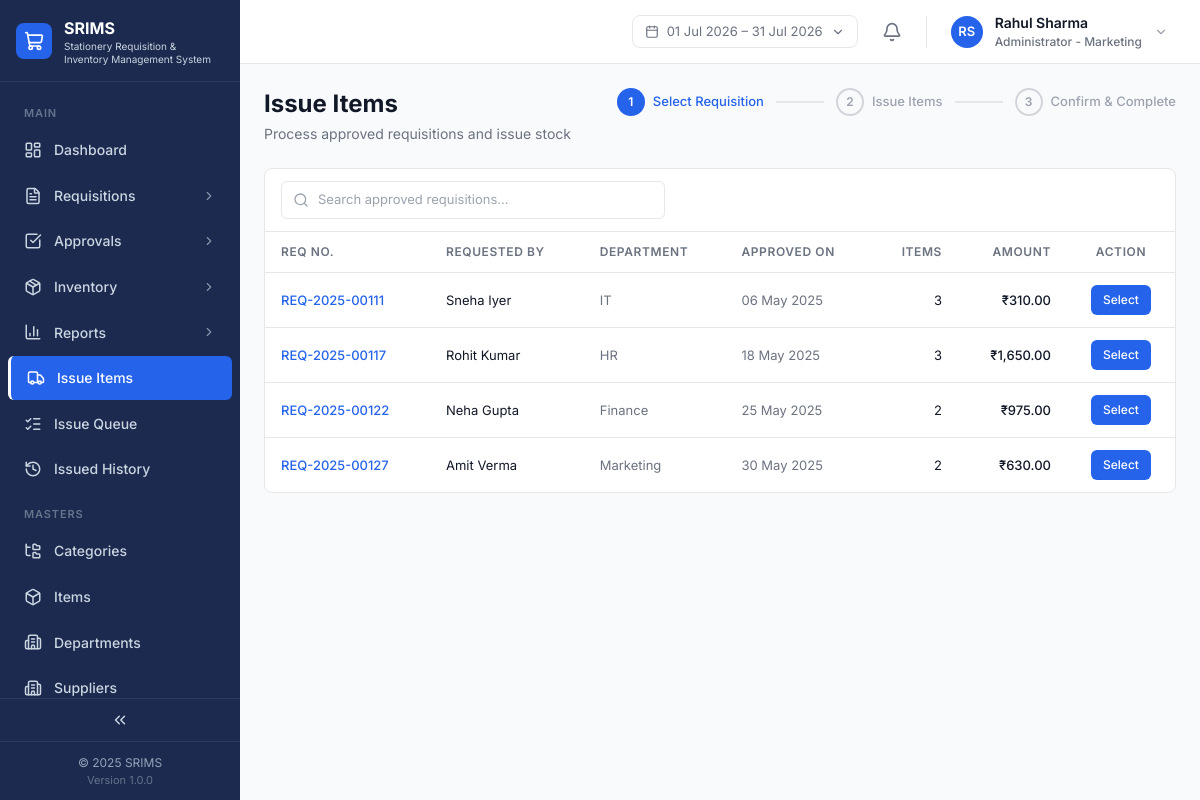
Screenshot of /issue/items.php (signed in) with the database file from the repository.
### tables this page shows
CREATE TABLE IF NOT EXISTS `users` (
  `id` VARCHAR(40) NOT NULL PRIMARY KEY,
  `name` VARCHAR(191) NOT NULL,
  `email` VARCHAR(191) NOT NULL UNIQUE,
  `password_hash` VARCHAR(255) NOT NULL,
  `role` ENUM('ADMIN','USER','APPROVER','INVENTORY_MGR') NOT NULL DEFAULT 'USER',
  `department_id` VARCHAR(40) NOT NULL,
  `approver_id` VARCHAR(40) DEFAULT NULL,
  `is_active` TINYINT(1) NOT NULL DEFAULT 1,
  `avatar_url` LONGTEXT DEFAULT NULL,
  KEY `idx_users_department` (`department_id`),
  CONSTRAINT `fk_users_department` FOREIGN KEY (`department_id`) REFERENCES `departments` (`id`),
  CONSTRAINT `fk_users_approver` FOREIGN KEY (`approver_id`) REFERENCES `users` (`id`)
);

CREATE TABLE IF NOT EXISTS `requisitions` (
  `id` VARCHAR(40) NOT NULL PRIMARY KEY,
  `user_id` VARCHAR(40) NOT NULL,
  `department_id` VARCHAR(40) NOT NULL,
  `status` ENUM('DRAFT','PENDING','APPROVED','REJECTED','ISSUED','PARTIAL') NOT NULL DEFAULT 'DRAFT',
  `purpose` VARCHAR(191) DEFAULT NULL,
  `remarks` TEXT DEFAULT NULL,
  `required_date` DATE DEFAULT NULL,
  `total_amount` DECIMAL(12,2) NOT NULL DEFAULT 0,
  `priority` ENUM('LOW','NORMAL','URGENT') NOT NULL DEFAULT 'NORMAL',
  `created_at` DATETIME NOT NULL DEFAULT CURRENT_TIMESTAMP,
  `updated_at` DATETIME NOT NULL DEFAULT CURRENT_TIMESTAMP ON UPDATE CURRENT_TIMESTAMP,
  `approved_by_id` VARCHAR(40) DEFAULT NULL,
  `approved_at` DATETIME DEFAULT NULL,
  `rejected_reason` TEXT DEFAULT NULL,
  KEY `idx_req_status` (`status`),
  KEY `idx_req_user` (`user_id`),
  KEY `idx_req_department` (`department_id`),
  KEY `idx_req_created` (`created_at`),
  CONSTRAINT `fk_req_user` FOREIGN KEY (`user_id`) REFERENCES `users` (`id`),
  CONSTRAINT `fk_req_department` FOREIGN KEY (`department_id`) REFERENCES `departments` (`id`),
  CONSTRAINT `fk_req_approver` FOREIGN KEY (`approved_by_id`) REFERENCES `users` (`id`)
);

CREATE TABLE IF NOT EXISTS `departments` (
  `id` VARCHAR(40) NOT NULL PRIMARY KEY,
  `name` VARCHAR(191) NOT NULL UNIQUE
);

### includes/functions.php (called while the page is built, shortened)
<?php
function formatCurrency(float $amount): string
{
    $formatted = number_format($amount, 2);
    if (preg_match('/^(-?)(\d+)(\.\d{2})$/', $formatted === '' ? '0.00' : str_replace(',', '', $formatted), $m)) {
        $sign = $m[1];
        $intPart = $m[2];
        $decPart = $m[3];
        if (strlen($intPart) > 3) {
            $last3 = substr($intPart, -3);
            $rest  = substr($intPart, 0, -3);
            $rest  = preg_replace('/\B(?=(\d{2})+(?!\d))/', ',', $rest);
            $intPart = $rest . ',' . $last3;
        }
        $formatted = $sign . $intPart . $decPart;
    }
    return '₹' . $formatted;
}
function formatDate($date): string
{
    $ts = is_numeric($date) ? (int)$date : strtotime((string)$date);
    return date('d M Y', $ts);
}
function roleLabel(string $role): string
{
    $labels = [
        'ADMIN'         => 'Administrator',
        'USER'          => 'Employee',
        'APPROVER'      => 'Manager',
        'INVENTORY_MGR' => 'Inventory Manager',
    ];
    return $labels[$role] ?? $role;
}
function userInitials(string $name): string
{
    $parts = preg_split('/\s+/', trim($name));
    $initials = '';
    foreach ($parts as $p) {
        if ($p !== '') $initials .= mb_substr($p, 0, 1);
    }
    return mb_strtoupper(mb_substr($initials, 0, 2));
}
function e(?string $s): string
{
    return htmlspecialchars((string) $s, ENT_QUOTES, 'UTF-8');
}

### includes/auth.php (called while the page is built, shortened)
<?php
function currentUser(): ?array
{
    return $_SESSION['user'] ?? null;
}

### issue/items.php (the view, shortened to what this page needs)
<?php
require_once __DIR__ . '/../config.php';
$user = currentUser();
$step = (int) ($_GET['step'] ?? 1);
$searchQuery = trim($_GET['q'] ?? '');
$sql = "SELECT r.*, u.name AS user_name, d.name AS department_name, (SELECT COUNT(*) FROM requisition_items WHERE requisition_id=r.id) AS item_count
        FROM requisitions r JOIN users u ON u.id=r.user_id JOIN departments d ON d.id=r.department_id WHERE r.status = 'APPROVED'";
$params = [];
$sql .= ' ORDER BY r.approved_at ASC';
$stmt = $pdo->prepare($sql);
$stmt->execute($params);
$approvedReqs = $stmt->fetchAll();
$allUsers = $pdo->query('SELECT * FROM users WHERE is_active = 1 ORDER BY name')->fetchAll();
include __DIR__ . '/../includes/header.php';
include __DIR__ . '/../includes/app-shell-start.php';
?>
<div class="mb-6 flex flex-col gap-4 sm:flex-row sm:items-start sm:justify-between">
    <div><h1 class="text-page-title text-text-primary">Issue Items</h1><p class="text-page-subtitle text-text-secondary mt-1">Process approved requisitions and issue stock</p></div>
    <div class="flex items-center gap-0">
        <?php foreach ([1 => 'Select Requisition', 2 => 'Issue Items', 3 => 'Confirm & Complete'] as $n => $label): ?>
        <div class="flex items-center gap-2">
            <div class="flex h-7 w-7 items-center justify-center rounded-full text-[12px] font-semibold <?= $n <= $step ? 'bg-brand-primary text-white' : 'border-2 border-gray-300 text-text-muted' ?>"><?php if ($n < $step): ?><i data-lucide="check" style="width:14px;height:14px"></i><?php else: echo $n; endif; ?></div>
            <span class="hidden text-[13px] font-medium sm:inline <?= $n === $step ? 'text-brand-primary' : ($n < $step ? 'text-text-primary' : 'text-text-muted') ?>"><?= $label ?></span>
        </div>
        <?php if ($n < 3): ?><div class="mx-3 h-[2px] w-8 sm:w-12 <?= $n < $step ? 'bg-brand-primary' : 'bg-gray-200' ?>"></div><?php endif; ?>
        <?php endforeach; ?>
    </div>
</div>
<?php if ($step === 1): ?>
<div class="rounded-card border border-border bg-surface-card">
    <form method="GET" class="flex items-center gap-2 border-b border-border px-4 py-3">
        <div class="relative flex-1 max-w-sm">
            <i data-lucide="search" class="absolute left-3 top-1/2 -translate-y-1/2 text-text-muted" style="width:16px;height:16px"></i>
            <input type="text" name="q" value="<?= e($searchQuery) ?>" placeholder="Search approved requisitions..." class="w-full rounded-button border border-border py-2 pl-9 pr-3 text-[13px] placeholder:text-text-muted focus:border-brand-primary focus:outline-none focus:ring-1 focus:ring-brand-primary">
        </div>
    </form>
    <div class="overflow-x-auto">
        <table class="w-full">
            <thead><tr class="border-b border-border">
                <th class="px-4 py-3 text-left text-table-header uppercase tracking-table-header text-text-secondary">REQ No.</th>
                <th class="px-4 py-3 text-left text-table-header uppercase tracking-table-header text-text-secondary">Requested By</th>
                <th class="px-4 py-3 text-left text-table-header uppercase tracking-table-header text-text-secondary">Department</th>
                <th class="px-4 py-3 text-left text-table-header uppercase tracking-table-header text-text-secondary">Approved On</th>
                <th class="px-4 py-3 text-right text-table-header uppercase tracking-table-header text-text-secondary">Items</th>
                <th class="px-4 py-3 text-right text-table-header uppercase tracking-table-header text-text-secondary">Amount</th>
                <th class="px-4 py-3 text-center text-table-header uppercase tracking-table-header text-text-secondary">Action</th>
            </tr></thead>
            <tbody>
                <?php if (empty($approvedReqs)): ?>
                <tr><td colspan="7" class="px-4 py-12 text-center text-[14px] text-text-muted">No approved requisitions waiting to be issued</td></tr>
                <?php else: foreach ($approvedReqs as $req): ?>
                <tr class="border-b border-border last:border-0 hover:bg-gray-50">
                    <td class="px-4 py-3 text-[13px] font-medium text-brand-primary"><?= e($req['id']) ?></td>
                    <td class="px-4 py-3 text-[13px] text-text-primary"><?= e($req['user_name']) ?></td>
                    <td class="px-4 py-3 text-[13px] text-text-secondary"><?= e($req['department_name']) ?></td>
                    <td class="px-4 py-3 text-[13px] text-text-secondary"><?= $req['approved_at'] ? formatDate($req['approved_at']) : '—' ?></td>
                    <td class="px-4 py-3 text-right text-[13px] text-text-primary"><?= (int) $req['item_count'] ?></td>
                    <td class="px-4 py-3 text-right text-[13px] font-medium text-text-primary"><?= formatCurrency((float) $req['total_amount']) ?></td>
                    <td class="px-4 py-3 text-center">
                        <form method="POST"><input type="hidden" name="action" value="select_req"><input type="hidden" name="req_id" value="<?= e($req['id']) ?>">
                        <button type="submit" class="inline-flex items-center gap-1 rounded-button bg-brand-primary px-3 py-1.5 text-[12px] font-medium text-white hover:bg-brand-primary-hover">Select</button>
                        </form>
                    </td>
                </tr>
                <?php endforeach; endif; ?>
            </tbody>
        </table>
    </div>
</div>
<?php else: ?>
<script>window.location.href = 'items.php';</script>
<?php endif; ?>
<?php include __DIR__ . '/../includes/app-shell-end.php'; ?>

### includes/topbar.php (shortened to what this page needs)
<?php
$today = new DateTime('now');
$rangeFrom = (new DateTime($today->format('Y-m-01')))->format('Y-m-d');
$rangeTo   = (new DateTime($today->format('Y-m-t')))->format('Y-m-d');
$fmtDisplay = fn(string $iso) => (new DateTime($iso))->format('d M Y');
?>
<header class="app-topbar fixed top-0 left-0 right-0 z-30 flex h-topbar items-center justify-between border-b border-border bg-white px-6">
    <div class="flex items-center gap-4">
        <div class="relative hidden md:block">
            <button type="button" id="dateRangeBtn" class="flex items-center gap-2 rounded-lg border border-border px-3 py-1.5 text-[13px] text-text-secondary hover:bg-gray-50">
                <i data-lucide="calendar" style="width:14px;height:14px"></i>
                <span id="dateRangeLabel"><?= e($fmtDisplay($rangeFrom)) ?> – <?= e($fmtDisplay($rangeTo)) ?></span>
                <i data-lucide="chevron-down" style="width:14px;height:14px"></i>
            </button>
        </div>
        <div class="relative">
            <button type="button" id="notifBellBtn" class="relative rounded-md p-2 text-text-secondary hover:bg-gray-100">
                <i data-lucide="bell" style="width:20px;height:20px"></i>
            </button>
        </div>
        <div class="relative">
            <button type="button" id="userMenuBtn" class="flex items-center gap-3 rounded-lg px-2 py-1 hover:bg-gray-50">
                <?php if (!empty($user['avatarUrl'])): ?>
                    <img src="<?= e($user['avatarUrl']) ?>" alt="<?= e($user['name']) ?>" class="h-8 w-8 rounded-full object-cover">
                <?php else: ?>
                    <div class="flex h-8 w-8 items-center justify-center rounded-full bg-brand-primary text-[13px] font-semibold text-white"><?= e(userInitials($user['name'])) ?></div>
                <?php endif; ?>
                <div class="hidden text-left md:block">
                    <div class="text-[14px] font-semibold text-text-primary"><?= e($user['name']) ?></div>
                    <div class="text-[12px] font-medium text-text-secondary"><?= e(roleLabel($user['role'])) ?><?= $user['departmentName'] ? ' - ' . e($user['departmentName']) : '' ?></div>
                </div>
                <i data-lucide="chevron-down" class="hidden text-text-muted md:block" style="width:14px;height:14px"></i>
            </button>
        </div>
    </div>
</header>

### assets/css/custom.css (style rules this page uses)
:root { --sidebar-bg: #1B2A4E; --sidebar-active: #2563EB; --sidebar-text: #CBD5E1; --sidebar-text-hi: #FFFFFF; --sidebar-section: #64748B; --sidebar-border: #2D3B5E; --bg-app: #F9FAFB; --bg-card: #FFFFFF; --border: #E5E7EB; --border-strong: #D1D5DB; --text-primary: #111827; --text-secondary: #6B7280; --text-muted: #9CA3AF; --primary: #2563EB; --primary-hover: #1D4ED8; }
body { color: var(--text-primary); background: var(--bg-app); }
.app-topbar { left: 240px; transition: left .3s; }
@media (min-width: 1024px) { .app-topbar { left: 240px; } }

### rows the page displays
users: name "RS", name "Rahul Sharma", role "Administrator"
requisitions: id "REQ-2025-00111", user.name "Sneha Iyer", department.name "IT", approved_at "06 May 2025", item_count "3", total_amount "₹310.00"
requisitions: id "REQ-2025-00117", user.name "Rohit Kumar", department.name "HR", approved_at "18 May 2025", item_count "3", total_amount "₹1,650.00"
requisitions: id "REQ-2025-00122", user.name "Neha Gupta", department.name "Finance", approved_at "25 May 2025", item_count "2", total_amount "₹975.00"
requisitions: id "REQ-2025-00127", user.name "Amit Verma", department.name "Marketing", approved_at "30 May 2025", item_count "2", total_amount "₹630.00"

### other values shown
$companyName ?: 'SRIMS' "SRIMS"
$section['title'] "MAIN"
$item['label'] "Dashboard"
$item['label'] "Requisitions"
$item['label'] "Approvals"
$item['label'] "Inventory"
$item['label'] "Reports"
$item['label'] "Issue Items"
$item['label'] "Issue Queue"
$item['label'] "Issued History"
$section['title'] "MASTERS"
$item['label'] "Categories"
$item['label'] "Items"
$item['label'] "Departments"
$item['label'] "Suppliers"
